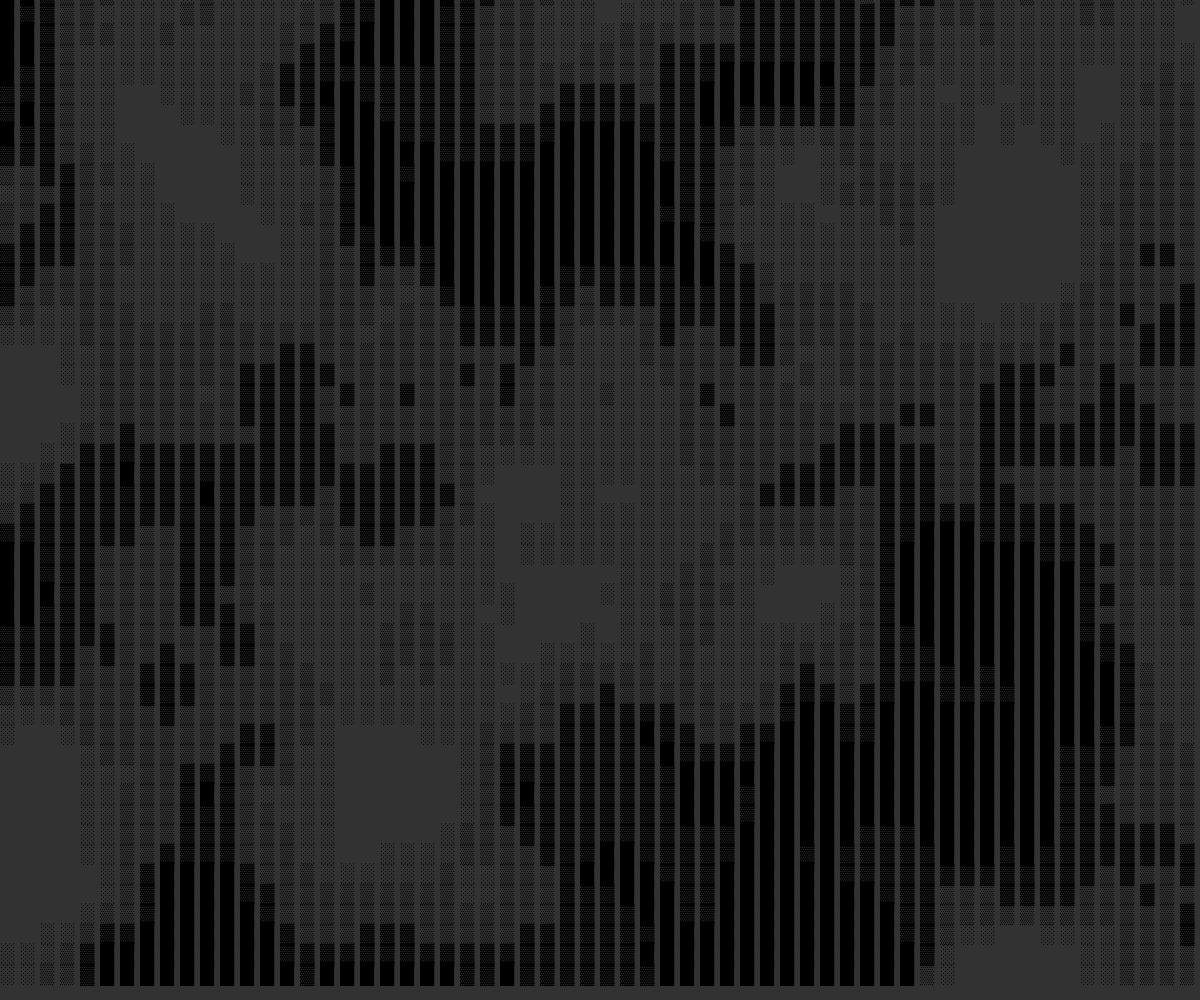
Frame 1 (no input)
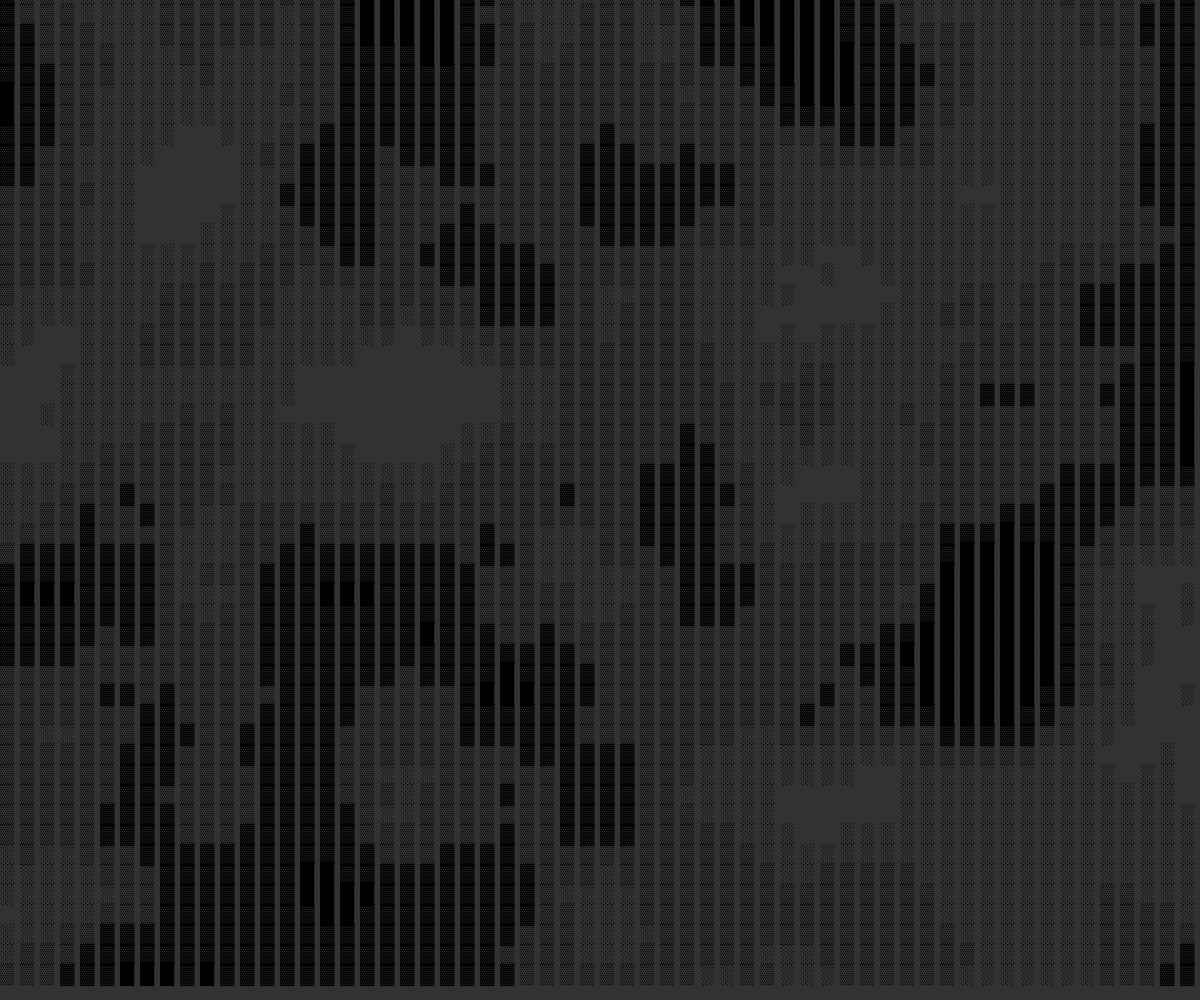
Frame 60 (no input)
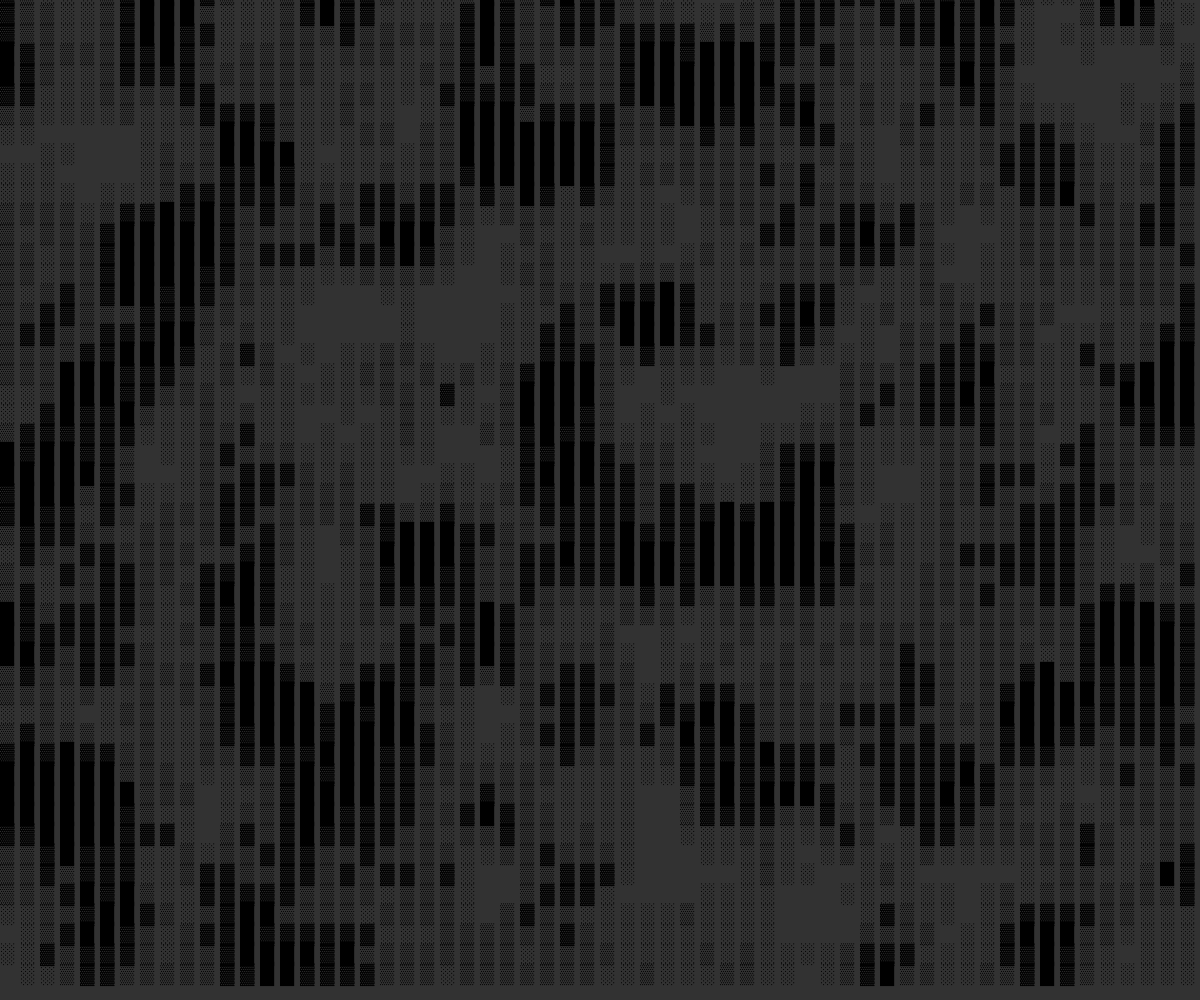
Frame 120 (the mouse pressed at the canvas centre since frame 60)

The p5.js sketch that drew these frames (run headless with seeded random() and noise() and a simulated clock; from frame 60 on, the mouse is pressed at the canvas centre):

// p5.js sketch
// ── sketch.js
let charset = '░▒▓█▓▒░';

function setup() {
    createCanvas(windowWidth, windowHeight);
}

function draw() {
    background(50);
    noStroke();
    rectMode(CENTER);
    let spacing = 20;
    let noiseScale = map(mouseX, 0, width, 0.005, 0.02); // Можно варьировать масштаб шума для лучшей визуализации
    for (let y = 0; y < height; y += spacing) {
        for (let x = 0; x < width; x += spacing) {
            let n = noise(x * noiseScale, y * noiseScale, frameCount * 0.01); // Изменяем частоту кадра для анимации
            let letter;
            if (n > 0.6) {
                letter = "█";
            } else if (n > 0.5) {
                letter = "▓";
            } else if (n > 0.4) {
                letter = "▒";
            } else if (n > 0.3) {
                letter = "░";
            } else {
                letter = " ";
            }
            textSize(20);
            text(letter, x, y);
        }
    }
}

function mousePressed() {
    if (!isLooping()) {
        loop();
    } else {
        noLoop();
    }
}

function windowResized() {
    resizeCanvas(windowWidth, windowHeight);
}

// ── style.css
html, body {
    margin: 0px;
    padding: 8px;
    width: 100%;
    height: 100%;
    overflow: hidden;
    font-family: 'JetBrains Mono', monospace;
}
canvas {
    display: block;
    position: absolute;
    top: 0;
    left: 0;
    z-index: 1;
}
.text-container {
    position: relative;
    z-index: 2;
    color: rgb(35, 35, 35);
    padding: 10px;
}

div {
    margin-bottom: 30px;
}

.title {
    font-family: 'JetBrains Mono', monospace;
    font-weight: bold;
}

ul {
    list-style-type: none;
    padding: 10px;
}

a {
    text-decoration: none;
    color: rgb(114, 114, 114);
}
